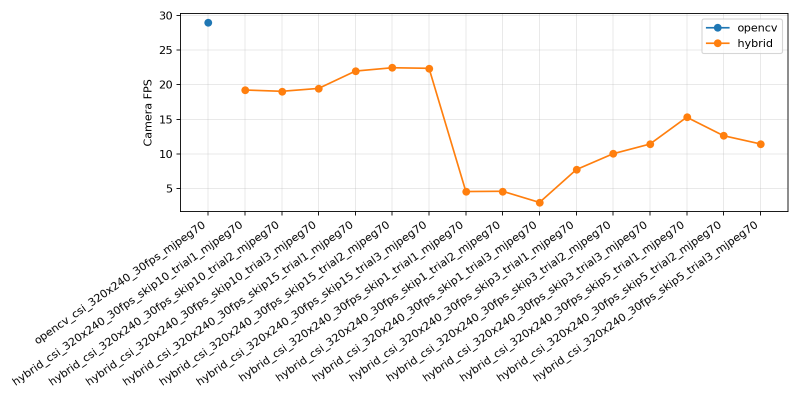
#> input picture perf_report/camera_fps.png, 1600 x 800 px, given in place of the camera (shown at 1/2 size)
$ python raspberry_perf_benchmark.py
#> lines starting #> are read from the running program, lines starting #| are printed output that depends on the picture
import argparse
import csv
import importlib
import inspect
import math
import os
import statistics
import subprocess
import time

import cv2


def parse_args():
    parser = argparse.ArgumentParser(
        description="Benchmark Raspberry Pi camera, OpenCV motion detection, MJPEG encoding, and optional MediaPipe Hands."
    )
    parser.add_argument("--benchmark", action="store_true", help="Compatibility flag; this script always benchmarks.")
    parser.add_argument("--camera", type=int, default=0, help="OpenCV camera index, for example USB camera /dev/video0.")
    parser.add_argument("--width", type=int, default=320, help="Requested camera frame width.")
    parser.add_argument("--height", type=int, default=240, help="Requested camera frame height.")
    parser.add_argument("--fps", type=float, default=10.0, help="Target capture loop FPS.")
    parser.add_argument("--duration", type=float, default=30.0, help="Benchmark recording duration in seconds.")
    parser.add_argument("--warmup", type=float, default=3.0, help="Warmup seconds before recording metrics.")
    parser.add_argument(
        "--mode",
        choices=("opencv", "mediapipe", "hybrid"),
        default="opencv",
        help="opencv: frame-difference only; mediapipe: Hands only; hybrid: OpenCV every frame + Hands every N frames.",
    )
    parser.add_argument("--infer-skip", "--skip", dest="infer_skip", type=int, default=3, help="Run MediaPipe once every N frames.")
    parser.add_argument("--model-complexity", type=int, default=0, help="MediaPipe Hands model_complexity.")
    parser.add_argument("--max-num-hands", type=int, default=1, help="MediaPipe max_num_hands.")
    parser.add_argument("--min-area", type=float, default=1200.0, help="OpenCV motion threshold area.")
    parser.add_argument("--min-scale", type=float, default=0.6, help="Minimum scale mapped from OpenCV area.")
    parser.add_argument("--max-scale", type=float, default=2.0, help="Maximum scale mapped from OpenCV area.")
    parser.add_argument("--max-area", type=float, default=22000.0, help="OpenCV area that maps to maximum scale.")
    parser.add_argument("--mjpeg", dest="video_enabled", action="store_true", help="Benchmark MJPEG/JPEG encoding cost.")
    parser.add_argument("--no-video", dest="video_enabled", action="store_false", help="Disable MJPEG/JPEG encoding benchmark.")
    parser.set_defaults(video_enabled=False)
    parser.add_argument("--jpeg-quality", type=int, default=70, help="JPEG quality used when video is enabled.")
    parser.add_argument("--benchmark-csv", "--csv", dest="benchmark_csv", default="benchmark_results.csv", help="CSV output path.")
    return parser.parse_args()


def optional_module(name):
    try:
        return importlib.import_module(name)
    except ImportError:
        return None


# [5 lines left out: function mean, not called in this run]


def mean_ms(values):
    return round(mean(values) * 1000, 3)


# [50 lines left out: functions safe_div, get_memory_mb, run_vcgencmd, read_thermal_state, not called in this run]


def clamp(value, min_value, max_value):
    return min(max(value, min_value), max_value)


def map_area_to_scale(area, args):
    if area < args.min_area:
        return args.min_scale
    normalized = (area - args.min_area) / max(1.0, args.max_area - args.min_area)
    normalized = clamp(normalized, 0.0, 1.0)
    return args.min_scale + normalized * (args.max_scale - args.min_scale)


def run_opencv_motion(frame, previous_gray, min_area):
    preprocess_started = time.time()
    gray = cv2.cvtColor(frame, cv2.COLOR_BGR2GRAY)
    gray = cv2.GaussianBlur(gray, (21, 21), 0)
    preprocess_elapsed = time.time() - preprocess_started

    inference_started = time.time()
    area = 0.0
    motion = False
    if previous_gray is not None:
        diff = cv2.absdiff(previous_gray, gray)
        _, thresh = cv2.threshold(diff, 25, 255, cv2.THRESH_BINARY)
        thresh = cv2.dilate(thresh, None, iterations=2)
        contours, _ = cv2.findContours(thresh, cv2.RETR_EXTERNAL, cv2.CHAIN_APPROX_SIMPLE)
        if contours:
            area = float(cv2.contourArea(max(contours, key=cv2.contourArea)))
            motion = area >= min_area
    inference_elapsed = time.time() - inference_started
    return gray, area, motion, preprocess_elapsed, inference_elapsed


# [62 lines left out: functions make_mediapipe_hands, distance3, run_mediapipe, not called in this run]


def make_fieldnames():
    return [
        "timestamp",
        "second",
        "camera_index",
        "width",
        "height",
        "target_fps",
        "mode",
        "infer_skip",
        "model_complexity",
        "max_num_hands",
        "jpeg_quality",
        "video_enabled",
        "camera_fps",
        "process_fps",
        "infer_fps",
        "ws_fps",
        "mjpeg_fps",
        "cpu_percent",
        "memory_mb",
        "temp_c",
        "throttled_raw",
        "throttled_flags",
        "read_ms",
        "preprocess_ms",
        "inference_ms",
        "encode_ms",
        "loop_ms",
        "area",
        "scale",
        "motion",
        "clients",
        "frame_shape",
        "hand_detected",
        "landmark_count",
        "pinch_distance",
        "confidence",
    ]


def empty_bucket():
    return {
        "camera_frames": 0,
        "process_runs": 0,
        "infer_runs": 0,
        "ws_messages": 0,
        "mjpeg_frames": 0,
        "read_times": [],
        "preprocess_times": [],
        "inference_times": [],
        "encode_times": [],
        "loop_times": [],
        "areas": [],
        "scales": [],
        "motion_hits": 0,
        "hand_hits": 0,
        "landmark_counts": [],
        "pinch_distances": [],
        "frame_shape": "",
    }


# [42 lines left out: function bucket_row, not called in this run]


def run_benchmark(args):
    psutil_module = optional_module("psutil")
    if psutil_module:
        psutil_module.cpu_percent(interval=None)

    cap = cv2.VideoCapture(args.camera)
    cap.set(cv2.CAP_PROP_FRAME_WIDTH, args.width)
    cap.set(cv2.CAP_PROP_FRAME_HEIGHT, args.height)
    cap.set(cv2.CAP_PROP_FPS, args.fps)

    if not cap.isOpened():
        raise RuntimeError(
            "Could not open camera. Check /dev/video*, run sudo modprobe bcm2835-v4l2 for CSI legacy cameras, or use --camera N."
        )

    hands = None
    if args.mode in ("mediapipe", "hybrid"):
        hands = make_mediapipe_hands(args)

    os.makedirs(os.path.dirname(args.benchmark_csv) or ".", exist_ok=True)
    fieldnames = make_fieldnames()
    previous_gray = None
    frame_index = 0
    frame_delay = 1.0 / max(1.0, args.fps)
    started_at = time.time()
    record_started_at = started_at + max(0.0, args.warmup)
    end_at = record_started_at + max(0.0, args.duration)
    next_report_at = record_started_at + 1.0
    second_index = 0
    bucket = empty_bucket()
    last_mp = {
        "hand_detected": False,
        "landmark_count": 0,
        "pinch_distance": 0.0,
        "confidence": "",
    }

    print(
        f"benchmark mode={args.mode}, camera={args.camera}, size={args.width}x{args.height}, "
        f"target_fps={args.fps}, infer_skip={args.infer_skip}, video={args.video_enabled}, "
        f"duration={args.duration}s, warmup={args.warmup}s"
    )

    with open(args.benchmark_csv, "w", newline="", encoding="utf-8") as csv_file:
        writer = csv.DictWriter(csv_file, fieldnames=fieldnames)
        writer.writeheader()

        try:
            while time.time() < end_at:
                loop_started = time.time()
                read_started = time.time()
                ok, frame = cap.read()
#> frame is the input picture: shape (800, 1600, 3); mean B, G, R 244.1, 244.7, 245.3
                read_elapsed = time.time() - read_started
                if not ok or frame is None:
                    time.sleep(frame_delay)
                    continue

                frame_index += 1
                recording = time.time() >= record_started_at
                frame_shape = "x".join(str(part) for part in frame.shape)
                area = 0.0
                scale = args.min_scale
                motion = False

                if args.mode in ("opencv", "hybrid"):
                    previous_gray, area, motion, preprocess_elapsed, inference_elapsed = run_opencv_motion(
                        frame, previous_gray, args.min_area
                    )
#> in run_opencv_motion, `gray = cv2.GaussianBlur(gray, (21, 21), 0)`:
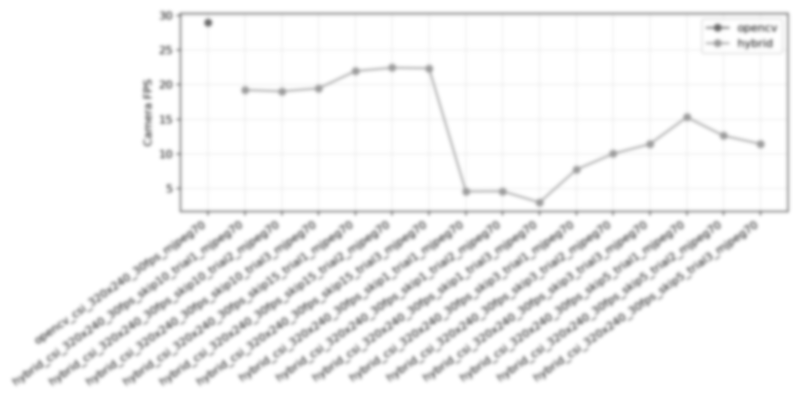
#> gray: shape (800, 1600) (shown at 1/2 size); min 112, max 255, mean 244.8
#> area = 0; motion = False; preprocess_elapsed = 0.0499; inference_elapsed = 2.38e-05
                    scale = map_area_to_scale(area, args)
#> scale = 0.6
                    process_ran = True
                    if recording:
                        bucket["preprocess_times"].append(preprocess_elapsed)
                        bucket["inference_times"].append(inference_elapsed)
                else:
                    process_ran = True
                    previous_gray = None

                should_infer = args.mode in ("mediapipe", "hybrid") and frame_index % max(1, args.infer_skip) == 0
                if should_infer and hands:
                    mp_result = run_mediapipe(frame, hands)
                    last_mp = {
                        "hand_detected": mp_result["hand_detected"],
                        "landmark_count": mp_result["landmark_count"],
                        "pinch_distance": mp_result["pinch_distance"],
                        "confidence": mp_result["confidence"],
                    }
                    if args.mode == "mediapipe":
                        scale = clamp(0.4 + last_mp["pinch_distance"] * 6.0, args.min_scale, args.max_scale)
                    if recording:
                        bucket["infer_runs"] += 1
                        bucket["preprocess_times"].append(mp_result["preprocess_elapsed"])
                        bucket["inference_times"].append(mp_result["inference_elapsed"])
                        bucket["hand_hits"] += int(last_mp["hand_detected"])
                        bucket["landmark_counts"].append(last_mp["landmark_count"])
                        bucket["pinch_distances"].append(last_mp["pinch_distance"])

                if args.mode == "mediapipe":
                    scale = clamp(0.4 + last_mp["pinch_distance"] * 6.0, args.min_scale, args.max_scale)
                    if recording and not should_infer:
                        bucket["hand_hits"] += int(last_mp["hand_detected"])
                        bucket["landmark_counts"].append(last_mp["landmark_count"])
                        bucket["pinch_distances"].append(last_mp["pinch_distance"])

                if args.video_enabled:
                    encode_started = time.time()
                    quality = clamp(args.jpeg_quality, 1, 100)
                    ok, _ = cv2.imencode(".jpg", frame, [cv2.IMWRITE_JPEG_QUALITY, int(quality)])
                    encode_elapsed = time.time() - encode_started
                    if recording and ok:
                        bucket["mjpeg_frames"] += 1
                        bucket["encode_times"].append(encode_elapsed)

                loop_elapsed = time.time() - loop_started
                if recording:
                    bucket["camera_frames"] += 1
                    bucket["process_runs"] += int(process_ran)
                    bucket["ws_messages"] += 1
                    bucket["read_times"].append(read_elapsed)
                    bucket["loop_times"].append(loop_elapsed)
                    bucket["areas"].append(area)
                    bucket["scales"].append(scale)
                    bucket["motion_hits"] += int(motion)
                    bucket["frame_shape"] = frame_shape

                now = time.time()
                if recording and now >= next_report_at:
                    interval = max(0.001, now - (next_report_at - 1.0))
                    second_index += 1
                    row = bucket_row(bucket, args, psutil_module, second_index, interval)
                    writer.writerow(row)
                    csv_file.flush()
                    print(
                        f"{second_index:03d}s camera={row['camera_fps']} process={row['process_fps']} "
                        f"infer={row['infer_fps']} mjpeg={row['mjpeg_fps']} cpu={row['cpu_percent']} "
                        f"temp={row['temp_c']}C throttled={row['throttled_raw']} "
                        f"loop_ms={row['loop_ms']} shape={row['frame_shape']}"
                    )
                    bucket = empty_bucket()
                    next_report_at += 1.0

                sleep_time = frame_delay - (time.time() - loop_started)
                if sleep_time > 0:
                    time.sleep(sleep_time)
        finally:
            cap.release()
            if hands:
                hands.close()

    print(f"benchmark saved: {args.benchmark_csv}")


if __name__ == "__main__":
    run_benchmark(parse_args())

$ run again, on perf_report/infer_fps.png
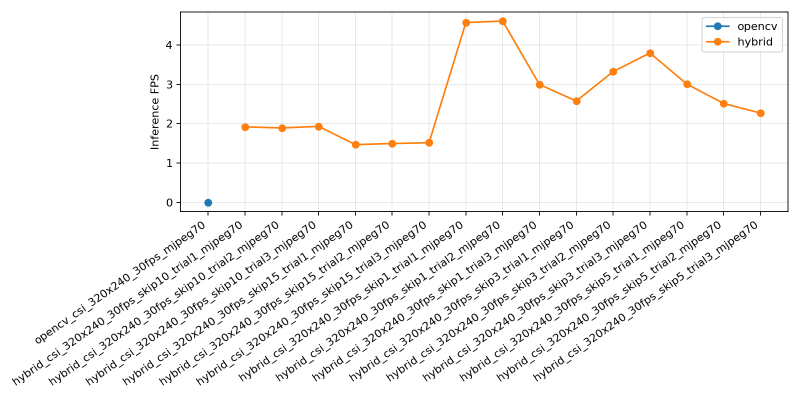
#> input picture perf_report/infer_fps.png, 1600 x 800 px, given in place of the camera (shown at 1/2 size)
#> in run_benchmark, frame is the input picture: shape (800, 1600, 3); mean B, G, R 244.2, 244.8, 245.4
#> in run_opencv_motion, `gray = cv2.GaussianBlur(gray, (21, 21), 0)`:
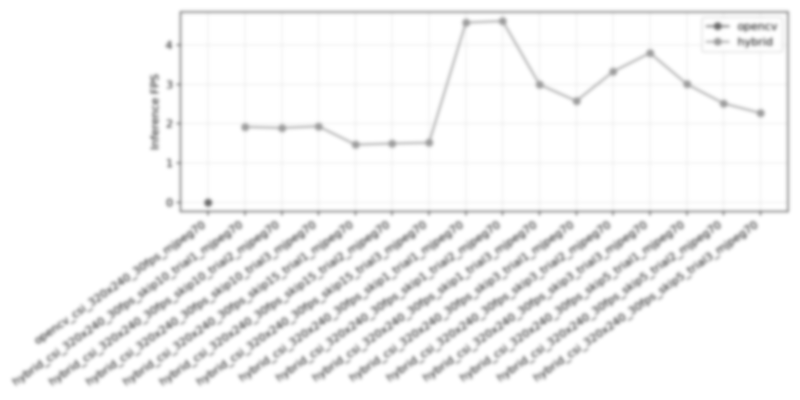
#> gray: shape (800, 1600) (shown at 1/2 size); min 112, max 255, mean 244.9
#> area = 0; motion = False; preprocess_elapsed = 0.0528; inference_elapsed = 3.39e-05
#> scale = 0.6

$ run again, on perf_report/loop_time.png
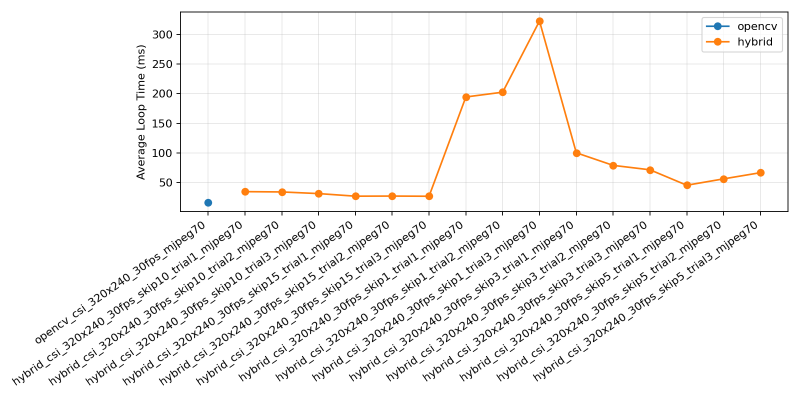
#> input picture perf_report/loop_time.png, 1600 x 800 px, given in place of the camera (shown at 1/2 size)
#> in run_benchmark, frame is the input picture: shape (800, 1600, 3); mean B, G, R 243.8, 244.4, 245.1
#> in run_opencv_motion, `gray = cv2.GaussianBlur(gray, (21, 21), 0)`:
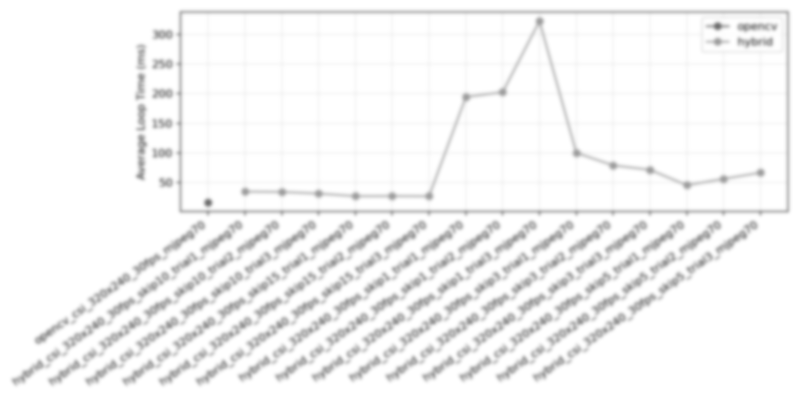
#> gray: shape (800, 1600) (shown at 1/2 size); min 112, max 255, mean 244.6
#> area = 0; motion = False; preprocess_elapsed = 0.0536; inference_elapsed = 5.22e-05
#> scale = 0.6
